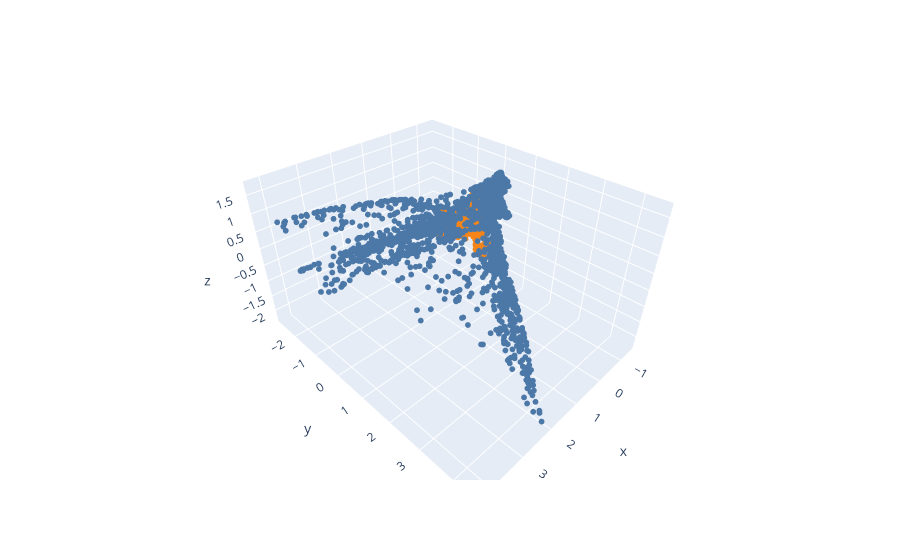

The notebook cell this image was saved under:
### Code cell
def update_plot(change):
    # First clear everything
    clear_output(wait=True)

    # Re-display the slider first (so it appears above the plot)
    display(layer_slider)

    # Get the selected layer index and key
    coords = processed_act_dict[layer_keys[layer_slider.value]].cpu()
    target_categories = [str(t) for t in dataset.labels[:subset_size]]

    # Create and display the new plot
    fig = px.scatter_3d(
        x=coords[:, 0],
        y=coords[:, 1],
        z=coords[:, 2],
        color=target_categories,
        color_discrete_sequence=px.colors.qualitative.T10,
    )
    fig.update_traces(marker_size=2)
    fig.update_layout(showlegend=False)
    fig.show()


# Get the layer keys and convert to a list for indexing
layer_keys = list(processed_act_dict.keys())
layer_slider = widgets.IntSlider(
    value=0,
    min=0,
    max=len(layer_keys) - 1,
    step=1,
    description="Layer:",
    continuous_update=False,  # Only update when slider is released
)

# Connect slider to update function
layer_slider.observe(update_plot, names="value")
update_plot(None)

### Figure 1 — Plotly figure (JSON) as saved in the notebook; plotly's stock layout.template omitted (floating-point values rounded to 4 significant figures; data arrays with more than 128 entries replaced by an {"elided": "..."} marker saying what was removed)
{"data": [{"hovertemplate": "color=tensor([0], dtype=torch.int32)<br>x=%{x}<br>y=%{y}<br>z=%{z}<extra></extra>", "legendgroup": "tensor([0], dtype=torch.int32)", "marker": {"color": "#4C78A8", "size": 2, "symbol": "circle"}, "mode": "markers", "name": "tensor([0], dtype=torch.int32)", "scene": "scene", "showlegend": true, "type": "scatter3d", "x": {"elided": "2206 float values"}, "y": {"elided": "2206 float values"}, "z": {"elided": "2206 float values"}}, {"hovertemplate": "color=tensor([1], dtype=torch.int32)<br>x=%{x}<br>y=%{y}<br>z=%{z}<extra></extra>", "legendgroup": "tensor([1], dtype=torch.int32)", "marker": {"color": "#F58518", "size": 2, "symbol": "circle"}, "mode": "markers", "name": "tensor([1], dtype=torch.int32)", "scene": "scene", "showlegend": true, "type": "scatter3d", "x": {"elided": "794 float values"}, "y": {"elided": "794 float values"}, "z": {"elided": "794 float values"}}], "layout": {"legend": {"title": {"text": "color"}, "tracegroupgap": 0}, "margin": {"t": 60}, "scene": {"domain": {"x": [0, 1], "y": [0, 1]}, "xaxis": {"title": {"text": "x"}}, "yaxis": {"title": {"text": "y"}}, "zaxis": {"title": {"text": "z"}}}, "showlegend": false}}
